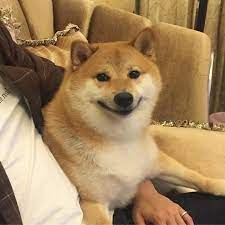
#> input picture Image Processing/puppy.jpg, 225 x 225 px
$ python a4_medianfilter.py
#> lines starting #> are read from the running program, lines starting #| are printed output that depends on the picture
# Median Spatial Domain Filtering


import cv2
import numpy as np


# Read the image
img_noisy1 = cv2.imread('puppy.jpg', 0)
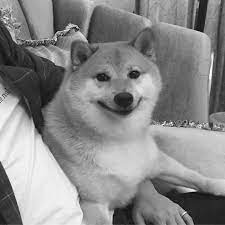
#> img_noisy1: shape (225, 225); min 0, max 255, mean 136.9

# Obtain the number of rows and columns
# of the image
m, n = img_noisy1.shape
#> m = 225; n = 225

# Traverse the image. For every 3X3 area,
# find the median of the pixels and
# replace the ceter pixel by the median
img_new1 = np.zeros([m, n])

for i in range(1, m-1):
	for j in range(1, n-1):
		temp = [img_noisy1[i-1, j-1],
			img_noisy1[i-1, j],
			img_noisy1[i-1, j + 1],
			img_noisy1[i, j-1],
			img_noisy1[i, j],
			img_noisy1[i, j + 1],
			img_noisy1[i + 1, j-1],
			img_noisy1[i + 1, j],
			img_noisy1[i + 1, j + 1]]

		temp = sorted(temp)
		img_new1[i, j]= temp[4]
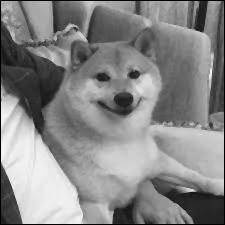
#> img_new1: shape (225, 225) float64; min 0, max 244, mean 134.8

img_new1 = img_new1.astype(np.uint8)
cv2.imwrite('new_median_filtered.png', img_new1)

$ run again, with Image Processing/img1.png saved as Image Processing/puppy.jpg
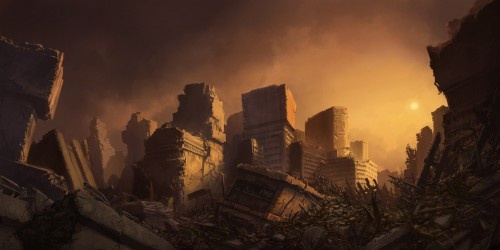
#> input picture Image Processing/img1.png, 500 x 250 px
#> `img_noisy1 = cv2.imread('puppy.jpg', 0)`:
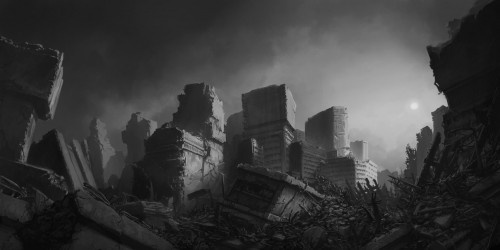
#> img_noisy1: shape (250, 500); min 2, max 226, mean 58.9
